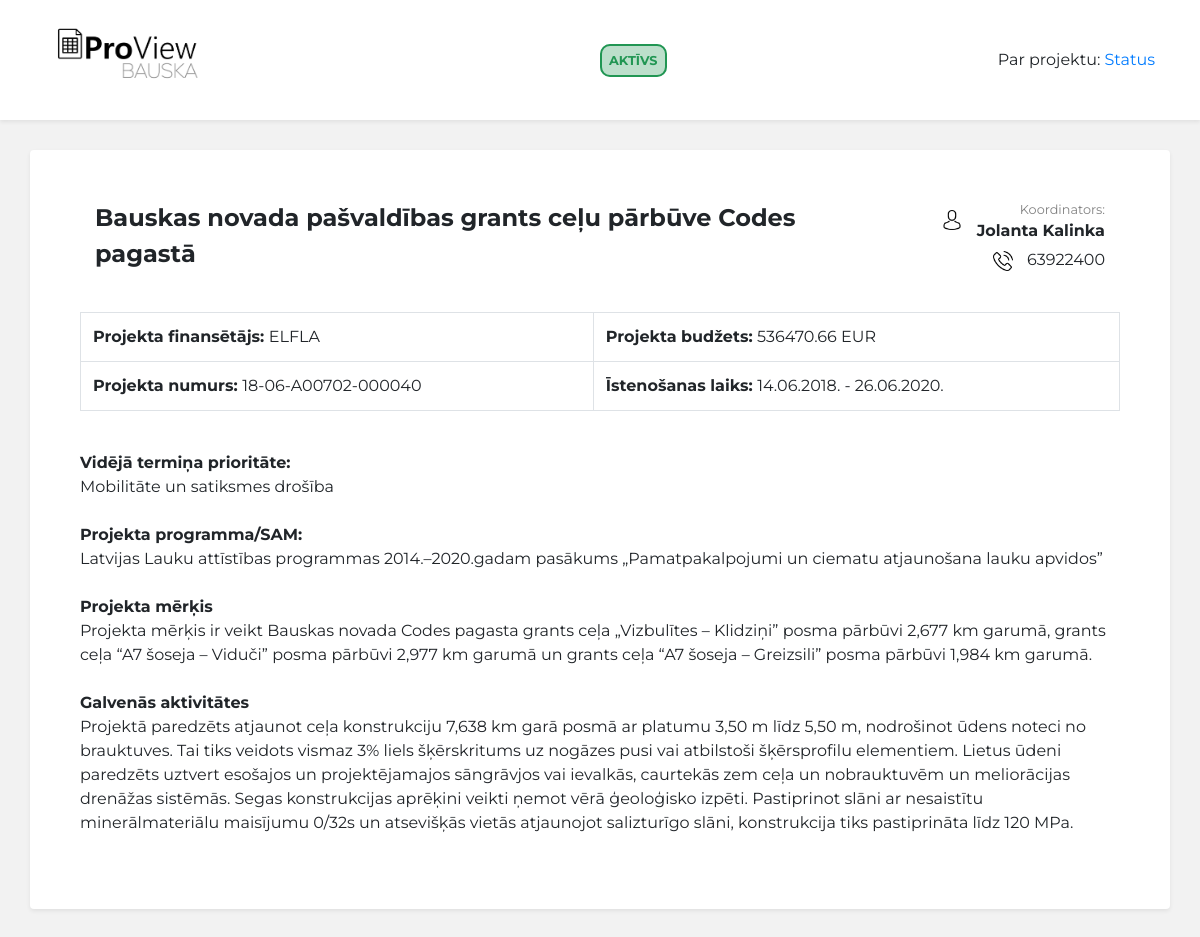
/individualAbout.php?id=3, run on the app's committed database.
### tables this page shows
CREATE TABLE IF NOT EXISTS `projekti` (
  `ID` int(11) NOT NULL AUTO_INCREMENT,
  `Name` text NOT NULL,
  `Financer` text NOT NULL,
  `Status` text NOT NULL,
  `Category` text,
  `Number` text,
  `SAM` text,
  `Budget` bigint(11) DEFAULT NULL,
  `Purpose` text,
  `Activities` text,
  `StartDate` date DEFAULT NULL,
  `FinishDate` date DEFAULT NULL,
  `CoordinatorName` text,
  `CoordinatorContacts` text,
  `CoordinatorEmail` text,
  `BudgetSpent` bigint(11) DEFAULT '0',
  `Entry` datetime NOT NULL DEFAULT CURRENT_TIMESTAMP,
  PRIMARY KEY (`ID`),
  KEY `ID` (`ID`)
);

### functions/function.php (called while the page is built, shortened)
<?php
  require_once "connect.php";
  function getProjects($id) {
    global $mysqli;
    if($id){
      $query = "SELECT * FROM projekti WHERE ID = ".$id;
    } else {
      $query = "SELECT * FROM projekti";
    }
    $result = mysqli_query($mysqli, $query);
    if(!$id){
      return resultToArray($result);
    }else{
      return mysqli_fetch_assoc($result);
    };
  };
  function intToMoney($amount){
    $money = floatval($amount) / 100;
    return $money;
  }
 ?>

### individualAbout.php (the view, shortened to what this page needs)
<!DOCTYPE html>
<html lang="lv" dir="ltr">
	<head>
		<link rel="stylesheet" href="https://stackpath.bootstrapcdn.com/bootstrap/4.3.1/css/bootstrap.min.css">
		<link href="css/buttons.css" rel="stylesheet">
		<link rel="stylesheet" href="style.css">
		<?php
			require_once "functions/function.php";
			$projects = getProjects($_GET['id']);
			require_once "blocks/head.php";
		?>
	</head>
	<body>
		<header class="shadow-sm">
			<div class="container">
				<div class="row">
					<div class="col">
						<a class="header-logo" href="/">
							<img src="/ProView Bauska Logo - Final.png" class="header-logo" alt="Logo">
						</a>
					</div>
					<div class="col">
						<div class="header-center">
							<?php
								switch ($projects["Status"]) {
									case 'Aktīvs':
										$background = "rgb(33, 150, 83, 0.3)";
										$border = "#219653";
										$color = "#219653";
										break;
								}
								echo "<span class='status-text' style='background:" . $background . "; border: 2px solid " . $border . "; color: " . $color . "'>".$projects["Status"]."</span>";
							?>
						</div>
					</div>
					<div class="col">
						<div class="header-right" onclick="window.location='/admin.php'">
							<a class='selected'>Par projektu: </a>
							<?php
								echo "<a href='status.php?id=".$projects["ID"]."'>Status</a>";
							?>
						</div>
					</div>
				</div>
		</header>
		<div class="container">
			<div class="row">
				<div class="col-md-12 shadow-sm p-3 mb-5 bg-white rounded individual-main-container">
					<div class="container">
						<div class="row">
							<div class="col-md-9">
								<div class="title-style"><?php echo $projects["Name"]; ?></div>
							</div>
							<div class="col-md-3 text-right">
								<div>
									<img src="Design/Icons/avatar.png" class="img-style avatar-icon individual-icon" alt="Avatar icon">
									<span class="coordination-text">
										<p class="coordination-name">Koordinators:</p>
										<b><?php echo $projects["CoordinatorName"]; ?></b> <br>
									</span>
								</div>
								<img src="Design/Icons/phone-call.png" class="img-style individual-icon" alt="Phone icon">
								<p class="coordination-tel"><?php echo $projects["CoordinatorContacts"]; ?></p>
							</div>
						</div>
					</div>
					<br>
					<table class="table table-bordered">
						<tr>
							<td>
								<b>Projekta finansētājs: </b>
								<?php echo $projects["Financer"]; ?>
							</td>
							<td>
								<b>Projekta budžets: </b>
								<?php echo intToMoney($projects["Budget"]); ?> EUR
							</td>
						</tr>
						<tr>
							<td>
								<b>Projekta numurs: </b>
								<?php echo $projects["Number"]; ?>
							</td>
							<td>
								<b>Īstenošanas laiks: </b>
								<?php echo date("d.m.Y.", strtotime($projects["StartDate"])), " - ", date("d.m.Y.", strtotime($projects["FinishDate"])); ?>
							</td>
						</tr>
					</table>
					<br>
					<div>
						<b>Vidējā termiņa prioritāte: </b> <br>
						<?php echo $projects["Category"]; ?>
					</div>
					<br>
					<div>
						<b>Projekta programma/SAM: </b> <br>
						<?php echo $projects["SAM"]; ?>
					</div>
					<br>
					<div>
						<b>Projekta mērķis</b> <br>
						<?php echo $projects["Purpose"]; ?>
					</div>
					<br>
					<div>
						<b>Galvenās aktivitātes</b> <br>
						<?php echo $projects["Activities"]; ?>
					</div>
					<br>
				</div>
			</div>
		</div>
	</body>
</html>

### style.css (style rules this page uses)
html, body { margin: 0; background: #F2F2F2; font-family: 'Montserrat', sans-serif; }
td { cursor: pointer; }
.status-text { border-radius: 10px; font-size: 0.8rem; font-weight: bold; padding: 7px; text-transform: uppercase; }
.title-style { font-weight: bold; font-size: 1.5rem; vertical-align: middle; }
.img-style { width: 1.5rem; height: 1.5rem; }
header { background: white; height: 120px; margin-bottom: 30px; }
header .container { height: inherit; }
header .container .row { height: inherit; }
header .col { height: inherit; position: relative; }
header .col div { position: absolute; top: 50%; transform: translate(0%, -50%); }
.header-right { right: 15px; }
.header-center { left: 50%; transform: translate(-50%, -50%); }
.header-logo { height: inherit; }
.individual-main-container { padding: 50px!important; }
.coordination-text { display: inline-block; }
.coordination-name { color: #828282; font-size: 0.8rem; margin: 0; }
.coordination-tel { display: inline-block; margin-top: 5px; }
.avatar-icon { vertical-align: super; }
.individual-icon { margin-right: 10px; height: 20px; width: 20px; }

### css/style.css (style rules this page uses)
body { margin: 0px; }

### data on the page
projekti: Status "AKTĪVS", Name "Bauskas novada pašvaldības grants ceļu pārbūve Codes pagastā", CoordinatorName "Jolanta Kalinka", CoordinatorContacts "63922400", Financer "ELFLA", Budget "536470.66", Number "18-06-A00702-000040", StartDate "14.06.2018.", FinishDate "26.06.2020.", Category "Mobilitāte un satiksmes drošība", SAM "Latvijas Lauku attīstības programmas 2014.–2020.gadam pasākums „Pamatpakalpojumi un ciematu atjaunošana lauku apvidos”", Purpose "Projekta mērķis ir veikt Bauskas novada Codes pagasta grants ceļa „Vizbulītes – Klidziņi” posma pārbūvi 2,677 km garumā, grants ceļa “A7 šoseja – Viduči” posma pārbūvi 2,977 km garumā un grants ceļa “A7 šoseja – Greizsili” posma pārbūvi 1,984 km garumā.", Activities "Projektā paredzēts atjaunot ceļa konstrukciju 7,638 km garā posmā ar platumu 3,50 m līdz 5,50 m, nodrošinot ūdens noteci no brauktuves. Tai tiks veidots vismaz 3% liels šķērskritums uz nogāzes pusi vai atbilstoši šķērsprofilu elementiem. Lietus ūdeni paredzēts uztvert esošajos un projektējamajos sāngrāvjos vai ievalkās, caurtekās zem ceļa un nobrauktuvēm un meliorācijas drenāžas sistēmās. Segas konstrukcijas aprēķini veikti ņemot vērā ģeoloģisko izpēti. Pastiprinot slāni ar nesaistītu minerālmateriālu maisījumu 0/32s un atsevišķās vietās atjaunojot salizturīgo slāni, konstrukcija tiks pastiprināta līdz 120 MPa."
